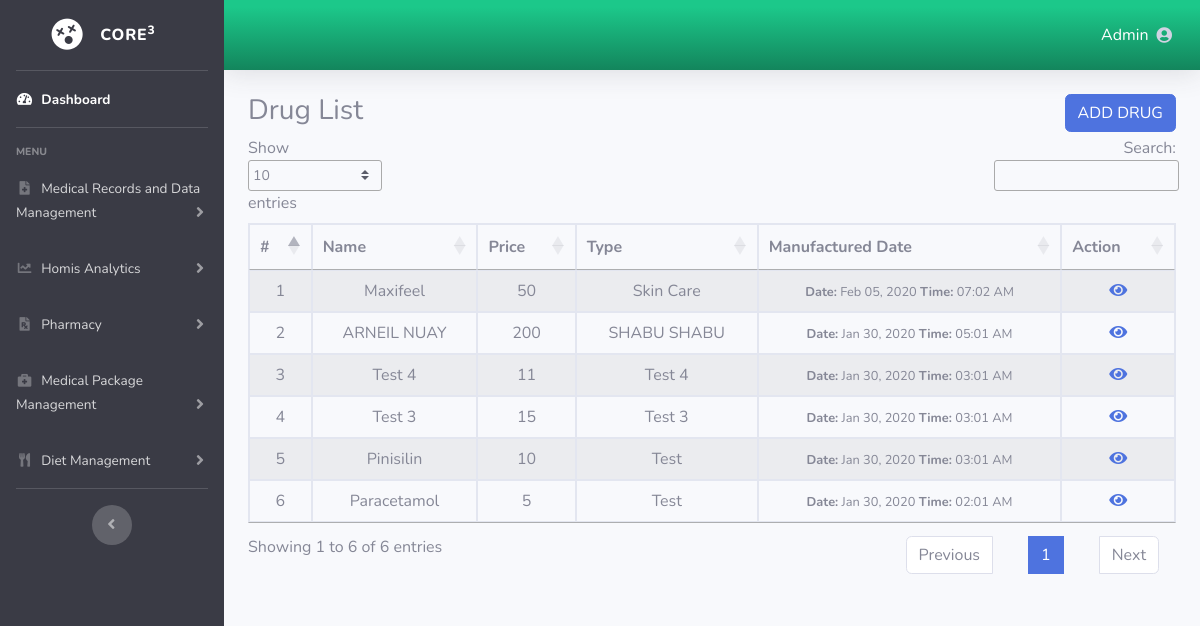
The page /drug-list.php (signed in) on the database its author committed.
### tables this page shows
CREATE TABLE `core3_pharmacy_drugs` (
  `drug_id` int(11) NOT NULL,
  `drug_name` varchar(255) NOT NULL,
  `drug_price` double NOT NULL,
  `drug_type` varchar(255) NOT NULL,
  `drug_description` varchar(255) NOT NULL,
  `created_at` datetime NOT NULL
);

### class/db.php (called while the page is built, shortened)
<?php
class Db {
	protected function connect() {
		$this->servername = "localhost";
		$this->username = "root";
		$this->password = "";
		$this->dbName = "core3";
		try {
			$dsn = "mysql:Server=".$this->servername.";dbname=".$this->dbName;
			$pdo = new PDO($dsn,$this->username,$this->password);
			$pdo->setAttribute(PDO::ATTR_ERRMODE, PDO::ERRMODE_EXCEPTION);
			return $pdo;
		} catch (PDOException $e) {
			echo "Connection Failed: ".$e->getMessage();
		}
	}
}

### class/controller.php (called while the page is built, shortened)
<?php
class controller extends Db{
	public function getAllDrug(){
		$query = "SELECT * FROM core3_pharmacy_drugs ORDER BY drug_id DESC";
		$stmt = $this->connect()->prepare($query);
		$stmt->execute();
		return $stmt;
	}
}

### drug-list.php (the view, shortened to what this page needs)
<?php
include 'header.php';
include 'navigation.php';
include 'class/db.php';
include 'class/controller.php';
$object = new Controller;
$stmt = $object->getAllDrug();
?>
<div class="container">
  <h3 style="float:left;">Drug List</h3>
  <button class="btn btn-primary" data-toggle="modal" data-target="#exampleModal" style="float: right;">ADD DRUG</button>
  <table id="example" class="table table-striped table-bordered" style="width:100%">
    <thead>
      <tr align="center">
          <th>#</th>
          <th>Name</th>
          <th>Price</th>
          <th>Type</th>
          <th>Manufactured Date</th>
          <th>Action</th>
      </tr>
    </thead>
    <tbody>
      <?php
      $count = 1;
        while ($row = $stmt->fetch()) {
          ?>
      <tr align="center">
          <td><?php echo $count; ?></td>
          <td><?php echo ucfirst($row['drug_name']); ?></td>
          <td><?php echo ucfirst($row['drug_price']); ?></td>
          <td><?php echo ucfirst($row['drug_type']); ?></td>
          <td>
            <?php
                $convert = new DateTime($row["created_at"]);
                $date = $convert->format('M d, Y');
                $time = $convert->format('h:m A');
                echo "<small><strong>Date:</strong> ".$date." <strong>Time:</strong> ".$time."</small>";
            ?>
          </td>
          <td align="center"><a href="drug-view.php?id=<?php echo $row['drug_id']; ?>" title="View"><i class="fas fa-eye"></i></a></td>
      </tr>
      <?php
        $count++;
        }
      ?>
    </tbody>
  </table>
</div>
<?php
include 'footer.php';
?>

### rows shown on the page
core3_pharmacy_drugs: drug_name "Maxifeel", drug_price "50", drug_type "Skin Care", created_at "Feb 05, 2020", created_at "07:02 AM"
core3_pharmacy_drugs: drug_name "ARNEIL NUAY", drug_price "200", drug_type "SHABU SHABU", created_at "Jan 30, 2020", created_at "05:01 AM"
core3_pharmacy_drugs: drug_name "Test 4", drug_price "11", drug_type "Test 4", created_at "Jan 30, 2020", created_at "03:01 AM"
core3_pharmacy_drugs: drug_name "Test 3", drug_price "15", drug_type "Test 3", created_at "Jan 30, 2020", created_at "03:01 AM"
core3_pharmacy_drugs: drug_name "Pinisilin", drug_price "10", drug_type "Test", created_at "Jan 30, 2020", created_at "03:01 AM"
core3_pharmacy_drugs: drug_name "Paracetamol", drug_price "5", drug_type "Test", created_at "Jan 30, 2020", created_at "02:01 AM"
